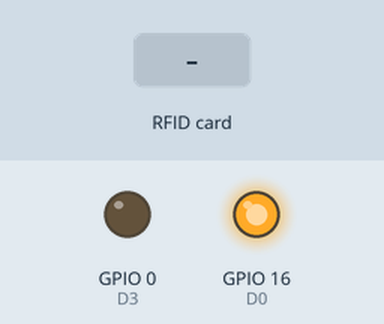
The sketch below on a simulated ESP8266 (NodeMCU). On the bench: output pins drawn as LEDs (lit = HIGH). Inputs (shaded band) come from the test bench. WiFi joins after 1.5 s; servers stay silent unless stated; pins used as bus, display or sensor lines are not drawn; what the sketch prints to the serial monitor is not drawn.

Above: at 3.7 s.
3.8 s: RFID card 87 65 43 21 held to the reader
At 6.5 s:
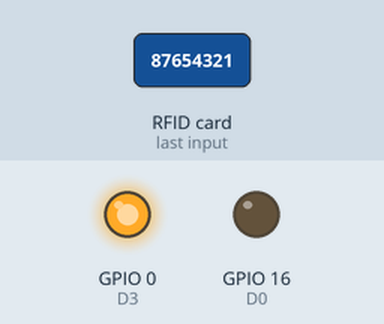
6.8 s: RFID card 63 DC 4F 0B held to the reader
At 9.5 s:
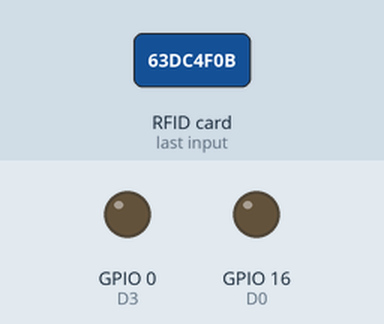
9.8 s: RFID card 79 81 05 19 83 held to the reader
Timing chart, 0 to 18.8 s (numbered marks = the images above; inputs shaded):
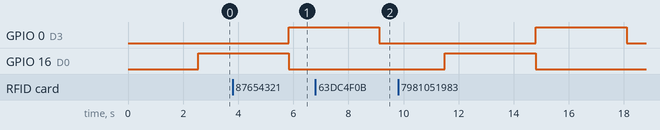

The sketch:

ProjectCode.ino
```cpp
#include <ESP8266WiFi.h>
#define SS_PIN 4                 // D2
#define RST_PIN 5                // D1
#include <SPI.h>
#include <MFRC522.h>
WiFiClient client;

String MakerIFTTT_Key ;
String MakerIFTTT_Event;
char *append_str(char *here, String s) {  int i=0; while (*here++ = s[i]){i++;};return here-1;}
char *append_ul(char *here, unsigned long u) { char buf[20]; return append_str(here, ultoa(u, buf, 10));}
char post_rqst[256];char *p;char *content_length_here;char *json_start;int compi;

MFRC522 mfrc522(SS_PIN, RST_PIN);

void setup()
{

  SPI.begin();
  mfrc522.PCD_Init();            // Initiate MFRC522
  Serial.begin(9600);


  WiFi.disconnect();
  delay(1000);
  Serial.println("START WIFI");
  WiFi.begin("Sanjay","87654321");

  while ((!(WiFi.status() == WL_CONNECTED)))
  {
    delay(300);
    Serial.print(".");
 }

  Serial.println();
  Serial.println("Connected");


    pinMode(16, OUTPUT);         // D0
    pinMode(0, OUTPUT);          // D3
    pinMode(2, OUTPUT);          // D4

    digitalWrite(16,LOW);
    digitalWrite(0,LOW);
    digitalWrite(2,LOW);
}


void loop()
{
    SPI.begin();
    Serial.println("Go !");
    digitalWrite(16,HIGH);

    int x=0;
    while(x<12)
    {
      ani();
      delay(250);
      x++;
    }

    digitalWrite(16,LOW);
    SPI.end();

    SPI.begin();
    Serial.println("Reduce Speed !");
    digitalWrite(0,HIGH);

    int y=0;
    while(y<12)
    {
      ani();
      delay(250);
      y++;
    }

    digitalWrite(0,LOW);
    SPI.end();


    SPI.begin();
    Serial.println("Stop !");
    digitalWrite(2, HIGH);

    int z=0;
    while(z<8)
    {
      an();
      delay(250);
      z++;
    }

    SPI.end();
    digitalWrite(2, LOW);

}

void an()
 {

  // Look for new cards
  if ( ! mfrc522.PICC_IsNewCardPresent())
  {
    return;
  }

  // Select one of the cards
  if ( ! mfrc522.PICC_ReadCardSerial())
  {
  return;
  }

  //Show UID on serial monitor
  Serial.print("Vehicle No :");
  String content= "";
  byte letter;
  for (byte i = 0; i < mfrc522.uid.size; i++)
  {
     Serial.print(mfrc522.uid.uidByte[i] < 0x10 ? " 0" : " ");
     Serial.print(mfrc522.uid.uidByte[i], HEX);
     content.concat(String(mfrc522.uid.uidByte[i] < 0x10 ? " 0" : " "));
     content.concat(String(mfrc522.uid.uidByte[i], HEX));
  }
  Serial.print("   FINED");
  Serial.println();
  content.toUpperCase();
  String phn;
   if (content.substring(1) == "63 DC 4F 0B")
  {
    phn="7981051983";
  }

 else if (content.substring(1) == "2A 16 53 19")
  {
    phn="7032697496";
  }
 else if (content.substring(1) == "43 7F 51 0B")
  {
    phn="7032113993";
  }
  else if (content.substring(1) == "2B 44 C4 0C")
  {
    phn="8639132688";
  }

 if (client.connect("maker.ifttt.com",80)) {
    MakerIFTTT_Key ="fXd_5xaYKKXuJQeoHomtUYDCqDw50PICe-KimxBaFr7";//kJIp_hhokuhLNTCeFk3ba4NWxEcIOWcR8kbrbuB8u-1
    MakerIFTTT_Event ="FINED";
    p = post_rqst;
    p = append_str(p, "POST /trigger/");
    p = append_str(p, MakerIFTTT_Event);
    p = append_str(p, "/with/key/");
    p = append_str(p, MakerIFTTT_Key);
    p = append_str(p, " HTTP/1.1\r\n");
    p = append_str(p, "Host: maker.ifttt.com\r\n");
    p = append_str(p, "Content-Type: application/json\r\n");
    p = append_str(p, "Content-Length: ");
    content_length_here = p;
    p = append_str(p, "NN\r\n");
    p = append_str(p, "\r\n");
    json_start = p;
    p = append_str(p, "{\"value1\":\"");
    p = append_str(p,content.substring(1));
    p = append_str(p, "\",\"value2\":\"");
    p = append_str(p,phn);
    p = append_str(p, "\",\"value3\":\"");
    p = append_str(p, "");
    p = append_str(p, "\"}");

    compi= strlen(json_start);
    content_length_here[0] = '0' + (compi/10);
    content_length_here[1] = '0' + (compi%10);
    client.print(post_rqst);

  }

}
void ani()
 {

  // Look for new cards
  if ( ! mfrc522.PICC_IsNewCardPresent())
  {
    return;
  }

  // Select one of the cards
  if ( ! mfrc522.PICC_ReadCardSerial())
  {
  return;
  }

  //Show UID on serial monitor
  Serial.print("Vehicle No :");
  String content= "";
  byte letter;
  for (byte i = 0; i < mfrc522.uid.size; i++)
  {
     Serial.print(mfrc522.uid.uidByte[i] < 0x10 ? " 0" : " ");
     Serial.print(mfrc522.uid.uidByte[i], HEX);
     content.concat(String(mfrc522.uid.uidByte[i] < 0x10 ? " 0" : " "));
     content.concat(String(mfrc522.uid.uidByte[i], HEX));
  }
  Serial.print("   NOT FINED");
  Serial.println();

}
```
